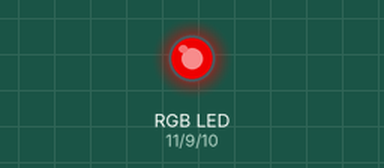
This sketch was run on a simulated Arduino Uno, built with avr-gcc and run on an emulated ATmega328P. Parts: an RGB LED mixed from three pins (HIGH = lit).

Above: at 0.05 s.
At 0.75 s:
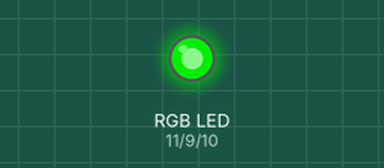
At 1.5 s:
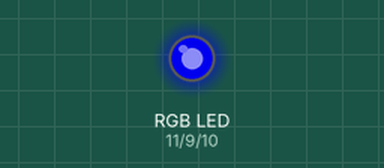
At 2.95 s:
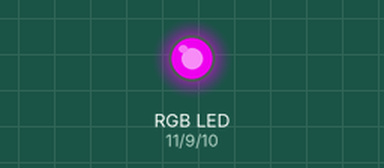
At 4.4 s:
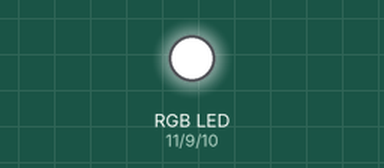
At 5.9 s:
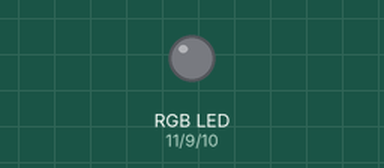
Timing chart, 0 to 7.7 s (numbered marks = the images above):
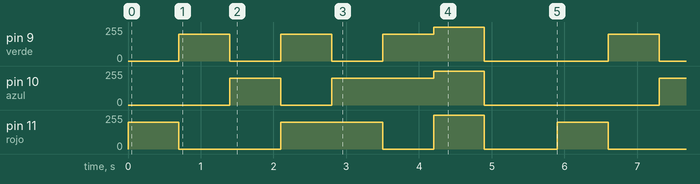

Measured:
- by itself, pin 9 (verde): repeats every 5.9 s: 2 × (0/255 0.70 s, 200/255 0.70 s), 255/255 0.70 s, 0/255 1.7 s, 200/255 0.70 s
- by itself, pin 10 (azul): repeats every 5.9 s: 0/255 0.70 s, 200/255 1.4 s, 255/255 0.70 s, 0/255 2.4 s, 200/255 0.70 s
- by itself, pin 11 (rojo): repeats every 5.9 s: 0/255 1.4 s, 200/255 1.4 s, 0/255 0.70 s, 255/255 0.70 s, 0/255 1.0 s, 200/255 0.70 s

The sketch:

Ej3-LedRGB.ino
```cpp
#define rojo 11
#define azul 10
#define verde 9
#define tiempo 500
void setup()
{
  pinMode(rojo, OUTPUT);
  pinMode(azul, OUTPUT);
  pinMode(verde, OUTPUT);
}
/*
void loop()
{
  // rojo
  analogWrite(rojo,200);
  delay(tiempo);
  analogWrite(rojo,LOW);
  delay(tiempo);
  // azul
  analogWrite(azul,200);
  delay(tiempo);
  analogWrite(azul,LOW);
  delay(tiempo);
  // verde
  analogWrite(verde,200);
  delay(tiempo);
  analogWrite(verde,LOW);
  delay(tiempo);
  // violeta
  analogWrite(rojo,200);
  analogWrite(azul,200);
  delay(tiempo);
  analogWrite(rojo,LOW);
  analogWrite(azul,LOW);
  delay(tiempo);
  // amarillo
  analogWrite(rojo,200);
  analogWrite(verde,200);
  delay(tiempo);
  analogWrite(rojo,LOW);
  analogWrite(verde,LOW);
  delay(tiempo);
  // celeste
  analogWrite(verde,200);
  analogWrite(azul,200);
  delay(tiempo);
  analogWrite(verde,LOW);
  analogWrite(azul,LOW);
  delay(tiempo);
  // blanco
  analogWrite(rojo,255);
  analogWrite(azul,255);
  analogWrite(verde,255);
  delay(tiempo);
  analogWrite(rojo,LOW);
  analogWrite(azul,LOW);
  analogWrite(verde,LOW);
  delay(tiempo);
}
*/

void loop()
{
  // R G B
  setColor(200,0,0);
  delay(700);
  setColor(0,200,0);
  delay(700);
  setColor(0,0,200);
  delay(700);
  // 2
  setColor(200,200,0);
  delay(700);
  setColor(200,0,200);
  delay(700);
  setColor(0,200,200);
  delay(700);
  setColor(255,255,255);
  delay(700);
  setColor(0,0,0);
  delay(1000);
}

void setColor(int red,int green,int blue){
  analogWrite(rojo, red);
  analogWrite(verde, green);
  analogWrite(azul, blue);
}
```
